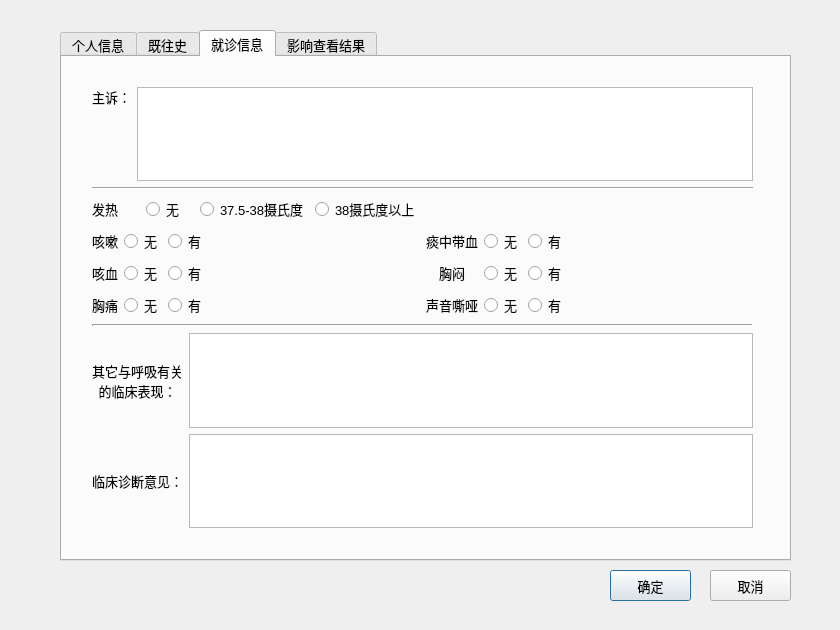
<?xml version="1.0" encoding="UTF-8"?>
<ui version="4.0">
 <class>PatientInfoDialog</class>
 <widget class="QDialog" name="PatientInfoDialog">
  <property name="windowModality">
   <enum>Qt::ApplicationModal</enum>
  </property>
  <property name="geometry">
   <rect>
    <x>0</x>
    <y>0</y>
    <width>840</width>
    <height>630</height>
   </rect>
  </property>
  <property name="font">
   <font>
    <family>Arial</family>
    <pointsize>10</pointsize>
   </font>
  </property>
  <property name="acceptDrops">
   <bool>false</bool>
  </property>
  <property name="windowTitle">
   <string>患者信息</string>
  </property>
  <widget class="QTabWidget" name="tabWidget">
   <property name="geometry">
    <rect>
     <x>60</x>
     <y>30</y>
     <width>731</width>
     <height>531</height>
    </rect>
   </property>
   <property name="font">
    <font>
     <family>Arial</family>
     <pointsize>10</pointsize>
    </font>
   </property>
   <property name="currentIndex">
    <number>2</number>
   </property>
   <widget class="QWidget" name="tab">
    <attribute name="title">
     <string>个人信息</string>
    </attribute>
    <widget class="QSplitter" name="splitter">
     <property name="geometry">
      <rect>
       <x>120</x>
       <y>110</y>
       <width>501</width>
       <height>221</height>
      </rect>
     </property>
     <property name="orientation">
      <enum>Qt::Vertical</enum>
     </property>
     <widget class="QWidget" name="layoutWidget">
      <layout class="QGridLayout" name="gridLayout">
       <item row="0" column="0">
        <widget class="QLabel" name="label">
         <property name="text">
          <string>姓名</string>
         </property>
         <property name="buddy">
          <cstring>nameLineEdit</cstring>
         </property>
        </widget>
       </item>
       <item row="0" column="1">
        <widget class="QLineEdit" name="nameLineEdit"/>
       </item>
       <item row="0" column="2">
        <widget class="QLabel" name="label_5">
         <property name="text">
          <string>性别</string>
         </property>
         <property name="buddy">
          <cstring>sexComboBox</cstring>
         </property>
        </widget>
       </item>
       <item row="0" column="3">
        <widget class="QComboBox" name="sexComboBox">
         <item>
          <property name="text">
           <string>男</string>
          </property>
         </item>
         <item>
          <property name="text">
           <string>女</string>
          </property>
         </item>
        </widget>
       </item>
       <item row="1" column="0">
        <widget class="QLabel" name="label_2">
         <property name="text">
          <string>职业</string>
         </property>
         <property name="buddy">
          <cstring>jobLineEdit</cstring>
         </property>
        </widget>
       </item>
       <item row="1" column="1">
        <widget class="QLineEdit" name="jobLineEdit"/>
       </item>
       <item row="1" column="2">
        <widget class="QLabel" name="label_3">
         <property name="text">
          <string>民族</string>
         </property>
         <property name="buddy">
          <cstring>nationLineEdit</cstring>
         </property>
        </widget>
       </item>
       <item row="1" column="3">
        <widget class="QLineEdit" name="nationLineEdit"/>
       </item>
      </layout>
     </widget>
     <widget class="QWidget" name="layoutWidget">
      <layout class="QGridLayout" name="gridLayout_2">
       <item row="0" column="0">
        <widget class="QLabel" name="label_4">
         <property name="text">
          <string>家庭住址</string>
         </property>
         <property name="buddy">
          <cstring>addressLineEdit</cstring>
         </property>
        </widget>
       </item>
       <item row="0" column="1">
        <widget class="QLineEdit" name="addressLineEdit"/>
       </item>
       <item row="1" column="0">
        <widget class="QLabel" name="label_6">
         <property name="text">
          <string>文化程度</string>
         </property>
         <property name="buddy">
          <cstring>degreeComboBox</cstring>
         </property>
        </widget>
       </item>
       <item row="1" column="1">
        <widget class="QComboBox" name="degreeComboBox">
         <item>
          <property name="text">
           <string>大学以上</string>
          </property>
         </item>
         <item>
          <property name="text">
           <string>大学</string>
          </property>
         </item>
         <item>
          <property name="text">
           <string>高中</string>
          </property>
         </item>
         <item>
          <property name="text">
           <string>初中</string>
          </property>
         </item>
         <item>
          <property name="text">
           <string>小学</string>
          </property>
         </item>
         <item>
          <property name="text">
           <string>文盲或半文盲</string>
          </property>
         </item>
        </widget>
       </item>
      </layout>
     </widget>
    </widget>
   </widget>
   <widget class="QWidget" name="tab_2">
    <property name="font">
     <font>
      <pointsize>10</pointsize>
     </font>
    </property>
    <attribute name="title">
     <string>既往史</string>
    </attribute>
    <widget class="QWidget" name="layoutWidget">
     <property name="geometry">
      <rect>
       <x>30</x>
       <y>20</y>
       <width>671</width>
       <height>451</height>
      </rect>
     </property>
     <layout class="QVBoxLayout" name="verticalLayout">
      <item>
       <layout class="QGridLayout" name="gridLayout_5">
        <item row="0" column="2" rowspan="2">
         <widget class="QPlainTextEdit" name="zhongliuPlainTextEdit"/>
        </item>
        <item row="0" column="0">
         <widget class="QLabel" name="label_7">
          <property name="text">
           <string>肿 瘤 病 史</string>
          </property>
          <property name="alignment">
           <set>Qt::AlignLeading|Qt::AlignLeft|Qt::AlignVCenter</set>
          </property>
         </widget>
        </item>
        <item row="0" column="1">
         <widget class="QComboBox" name="zhongliuComboBox">
          <item>
           <property name="text">
            <string>无</string>
           </property>
          </item>
          <item>
           <property name="text">
            <string>有</string>
           </property>
          </item>
          <item>
           <property name="text">
            <string>不详</string>
           </property>
          </item>
         </widget>
        </item>
       </layout>
      </item>
      <item>
       <widget class="Line" name="line">
        <property name="orientation">
         <enum>Qt::Horizontal</enum>
        </property>
       </widget>
      </item>
      <item>
       <layout class="QGridLayout" name="gridLayout_9">
        <item row="2" column="2">
         <spacer name="verticalSpacer_2">
          <property name="orientation">
           <enum>Qt::Vertical</enum>
          </property>
          <property name="sizeHint" stdset="0">
           <size>
            <width>20</width>
            <height>40</height>
           </size>
          </property>
         </spacer>
        </item>
        <item row="0" column="0">
         <widget class="QLabel" name="label_28">
          <property name="text">
           <string>肺结核病史</string>
          </property>
          <property name="alignment">
           <set>Qt::AlignLeading|Qt::AlignLeft|Qt::AlignVCenter</set>
          </property>
         </widget>
        </item>
        <item row="0" column="2" rowspan="2">
         <widget class="QPlainTextEdit" name="feijiehePlainTextEdit"/>
        </item>
        <item row="0" column="1">
         <widget class="QComboBox" name="feijiheComboBox">
          <item>
           <property name="text">
            <string>无</string>
           </property>
          </item>
          <item>
           <property name="text">
            <string>有</string>
           </property>
          </item>
          <item>
           <property name="text">
            <string>不详</string>
           </property>
          </item>
         </widget>
        </item>
       </layout>
      </item>
      <item>
       <widget class="Line" name="line_2">
        <property name="orientation">
         <enum>Qt::Horizontal</enum>
        </property>
       </widget>
      </item>
      <item>
       <layout class="QHBoxLayout" name="horizontalLayout">
        <item>
         <widget class="QLabel" name="label_17">
          <property name="text">
           <string>粉尘吸入史</string>
          </property>
         </widget>
        </item>
        <item>
         <widget class="QComboBox" name="fenchenComboBox">
          <item>
           <property name="text">
            <string>无</string>
           </property>
          </item>
          <item>
           <property name="text">
            <string>有</string>
           </property>
          </item>
          <item>
           <property name="text">
            <string>不详</string>
           </property>
          </item>
         </widget>
        </item>
        <item>
         <widget class="QLabel" name="label_18">
          <property name="text">
           <string>吸入工作年限</string>
          </property>
         </widget>
        </item>
        <item>
         <widget class="QLineEdit" name="xirunianxianLineEdit">
          <property name="maximumSize">
           <size>
            <width>30</width>
            <height>16777215</height>
           </size>
          </property>
         </widget>
        </item>
        <item>
         <widget class="QLabel" name="label_19">
          <property name="text">
           <string>年   </string>
          </property>
         </widget>
        </item>
        <item>
         <widget class="QLabel" name="label_20">
          <property name="text">
           <string>工种：</string>
          </property>
         </widget>
        </item>
        <item>
         <widget class="QLineEdit" name="gongzhongLineEdit"/>
        </item>
        <item>
         <spacer name="horizontalSpacer_2">
          <property name="orientation">
           <enum>Qt::Horizontal</enum>
          </property>
          <property name="sizeHint" stdset="0">
           <size>
            <width>40</width>
            <height>20</height>
           </size>
          </property>
         </spacer>
        </item>
       </layout>
      </item>
      <item>
       <widget class="Line" name="line_3">
        <property name="orientation">
         <enum>Qt::Horizontal</enum>
        </property>
       </widget>
      </item>
      <item>
       <layout class="QGridLayout" name="gridLayout_6">
        <item row="2" column="2">
         <spacer name="verticalSpacer_4">
          <property name="orientation">
           <enum>Qt::Vertical</enum>
          </property>
          <property name="sizeHint" stdset="0">
           <size>
            <width>20</width>
            <height>40</height>
           </size>
          </property>
         </spacer>
        </item>
        <item row="0" column="0">
         <widget class="QLabel" name="label_21">
          <property name="text">
           <string>遗 传 病 史</string>
          </property>
          <property name="alignment">
           <set>Qt::AlignLeading|Qt::AlignLeft|Qt::AlignVCenter</set>
          </property>
         </widget>
        </item>
        <item row="0" column="2" rowspan="2">
         <widget class="QPlainTextEdit" name="yichuanPlainTextEdit"/>
        </item>
        <item row="0" column="1">
         <widget class="QComboBox" name="yichuanComboBox">
          <item>
           <property name="text">
            <string>无</string>
           </property>
          </item>
          <item>
           <property name="text">
            <string>有</string>
           </property>
          </item>
          <item>
           <property name="text">
            <string>不详</string>
           </property>
          </item>
         </widget>
        </item>
       </layout>
      </item>
      <item>
       <widget class="Line" name="line_4">
        <property name="orientation">
         <enum>Qt::Horizontal</enum>
        </property>
       </widget>
      </item>
      <item>
       <layout class="QHBoxLayout" name="horizontalLayout_2">
        <item>
         <widget class="QLabel" name="label_22">
          <property name="text">
           <string>吸 烟 史    </string>
          </property>
         </widget>
        </item>
        <item>
         <widget class="QComboBox" name="xiyanComboBox">
          <item>
           <property name="text">
            <string>无</string>
           </property>
          </item>
          <item>
           <property name="text">
            <string>有</string>
           </property>
          </item>
          <item>
           <property name="text">
            <string>不详</string>
           </property>
          </item>
         </widget>
        </item>
        <item>
         <widget class="QLabel" name="label_23">
          <property name="text">
           <string>吸烟年限</string>
          </property>
         </widget>
        </item>
        <item>
         <widget class="QLineEdit" name="xiyannianLineEdit">
          <property name="maximumSize">
           <size>
            <width>30</width>
            <height>16777215</height>
           </size>
          </property>
         </widget>
        </item>
        <item>
         <widget class="QLabel" name="label_24">
          <property name="text">
           <string>年    </string>
          </property>
         </widget>
        </item>
        <item>
         <widget class="QLabel" name="label_25">
          <property name="text">
           <string>每天吸烟数</string>
          </property>
         </widget>
        </item>
        <item>
         <widget class="QLineEdit" name="xiyanzhiLineEdit">
          <property name="maximumSize">
           <size>
            <width>30</width>
            <height>30</height>
           </size>
          </property>
         </widget>
        </item>
        <item>
         <widget class="QLabel" name="label_26">
          <property name="text">
           <string>支</string>
          </property>
         </widget>
        </item>
        <item>
         <spacer name="horizontalSpacer">
          <property name="orientation">
           <enum>Qt::Horizontal</enum>
          </property>
          <property name="sizeHint" stdset="0">
           <size>
            <width>40</width>
            <height>20</height>
           </size>
          </property>
         </spacer>
        </item>
       </layout>
      </item>
      <item>
       <widget class="Line" name="line_5">
        <property name="orientation">
         <enum>Qt::Horizontal</enum>
        </property>
       </widget>
      </item>
      <item>
       <layout class="QGridLayout" name="gridLayout_7">
        <item row="0" column="2" rowspan="2">
         <widget class="QPlainTextEdit" name="huxiPlainTextEdit"/>
        </item>
        <item row="0" column="1">
         <widget class="QComboBox" name="huxiComboBox">
          <item>
           <property name="text">
            <string>无</string>
           </property>
          </item>
          <item>
           <property name="text">
            <string>有</string>
           </property>
          </item>
          <item>
           <property name="text">
            <string>不详</string>
           </property>
          </item>
         </widget>
        </item>
        <item row="0" column="0" rowspan="2">
         <widget class="QLabel" name="label_27">
          <property name="text">
           <string>呼 吸 病 史
或 其 他  </string>
          </property>
          <property name="alignment">
           <set>Qt::AlignLeading|Qt::AlignLeft|Qt::AlignTop</set>
          </property>
         </widget>
        </item>
       </layout>
      </item>
     </layout>
    </widget>
   </widget>
   <widget class="QWidget" name="tab_3">
    <attribute name="title">
     <string>就诊信息</string>
    </attribute>
    <widget class="QWidget" name="layoutWidget">
     <property name="geometry">
      <rect>
       <x>30</x>
       <y>30</y>
       <width>661</width>
       <height>441</height>
      </rect>
     </property>
     <layout class="QGridLayout" name="gridLayout_12">
      <item row="6" column="0" colspan="2">
       <layout class="QHBoxLayout" name="horizontalLayout_5">
        <item>
         <widget class="QLabel" name="label_32">
          <property name="text">
           <string>临床诊断意见：</string>
          </property>
          <property name="alignment">
           <set>Qt::AlignCenter</set>
          </property>
         </widget>
        </item>
        <item>
         <widget class="QPlainTextEdit" name="linchuang_PlainTextEdit"/>
        </item>
       </layout>
      </item>
      <item row="3" column="0">
       <layout class="QGridLayout" name="gridLayout_11">
        <item row="0" column="0" colspan="2">
         <widget class="QLabel" name="label_37">
          <property name="text">
           <string>咳嗽</string>
          </property>
          <property name="alignment">
           <set>Qt::AlignCenter</set>
          </property>
         </widget>
        </item>
        <item row="2" column="0" colspan="2">
         <widget class="QLabel" name="label_38">
          <property name="text">
           <string>胸痛</string>
          </property>
          <property name="alignment">
           <set>Qt::AlignCenter</set>
          </property>
         </widget>
        </item>
        <item row="1" column="0" colspan="2">
         <widget class="QLabel" name="label_39">
          <property name="text">
           <string>咳血</string>
          </property>
          <property name="alignment">
           <set>Qt::AlignCenter</set>
          </property>
         </widget>
        </item>
        <item row="0" column="2" colspan="2">
         <widget class="QRadioButton" name="kesou1RadioButton">
          <property name="text">
           <string>无</string>
          </property>
         </widget>
        </item>
        <item row="2" column="2" colspan="2">
         <widget class="QRadioButton" name="xiongtong1RadioButton">
          <property name="text">
           <string>无</string>
          </property>
         </widget>
        </item>
        <item row="2" column="4">
         <widget class="QRadioButton" name="xiongtong2RadioButton">
          <property name="text">
           <string>有</string>
          </property>
         </widget>
        </item>
        <item row="1" column="4">
         <widget class="QRadioButton" name="kexue2RadioButton">
          <property name="text">
           <string>有</string>
          </property>
         </widget>
        </item>
        <item row="1" column="2" colspan="2">
         <widget class="QRadioButton" name="kexue1RadioButton">
          <property name="text">
           <string>无</string>
          </property>
         </widget>
        </item>
        <item row="0" column="4">
         <widget class="QRadioButton" name="kesou2RadioButton">
          <property name="text">
           <string>有</string>
          </property>
         </widget>
        </item>
        <item row="0" column="5">
         <spacer name="horizontalSpacer_4">
          <property name="orientation">
           <enum>Qt::Horizontal</enum>
          </property>
          <property name="sizeHint" stdset="0">
           <size>
            <width>40</width>
            <height>20</height>
           </size>
          </property>
         </spacer>
        </item>
       </layout>
      </item>
      <item row="0" column="0" colspan="2">
       <layout class="QHBoxLayout" name="horizontalLayout_6">
        <item>
         <widget class="QLabel" name="label_29">
          <property name="text">
           <string>主诉：</string>
          </property>
          <property name="alignment">
           <set>Qt::AlignHCenter|Qt::AlignTop</set>
          </property>
         </widget>
        </item>
        <item>
         <widget class="QPlainTextEdit" name="zhusu_PlainTextEdit"/>
        </item>
       </layout>
      </item>
      <item row="2" column="0">
       <layout class="QHBoxLayout" name="fareHorizontalLayout">
        <item>
         <widget class="QLabel" name="label_30">
          <property name="text">
           <string>发热</string>
          </property>
         </widget>
        </item>
        <item>
         <widget class="QRadioButton" name="fare1RadioButton">
          <property name="text">
           <string>无</string>
          </property>
         </widget>
        </item>
        <item>
         <widget class="QRadioButton" name="fare2RadioButton">
          <property name="text">
           <string>37.5-38摄氏度</string>
          </property>
         </widget>
        </item>
        <item>
         <widget class="QRadioButton" name="fare3RadioButton">
          <property name="text">
           <string>38摄氏度以上</string>
          </property>
         </widget>
        </item>
       </layout>
      </item>
      <item row="4" column="0" colspan="2">
       <widget class="Line" name="line_6">
        <property name="lineWidth">
         <number>2</number>
        </property>
        <property name="orientation">
         <enum>Qt::Horizontal</enum>
        </property>
       </widget>
      </item>
      <item row="5" column="0" colspan="2">
       <layout class="QHBoxLayout" name="horizontalLayout_4">
        <item>
         <widget class="QLabel" name="label_31">
          <property name="text">
           <string>其它与呼吸有关
的临床表现：</string>
          </property>
          <property name="alignment">
           <set>Qt::AlignCenter</set>
          </property>
         </widget>
        </item>
        <item>
         <widget class="QPlainTextEdit" name="qita_PlainTextEdit"/>
        </item>
       </layout>
      </item>
      <item row="1" column="0" colspan="2">
       <widget class="Line" name="line_7">
        <property name="orientation">
         <enum>Qt::Horizontal</enum>
        </property>
       </widget>
      </item>
      <item row="3" column="1">
       <layout class="QGridLayout" name="gridLayout_10">
        <item row="0" column="2" colspan="2">
         <widget class="QRadioButton" name="tanzhongdaixue1RadioButton">
          <property name="text">
           <string>无</string>
          </property>
         </widget>
        </item>
        <item row="0" column="4">
         <widget class="QRadioButton" name="tanzhongdaixue2RadioButton">
          <property name="text">
           <string>有</string>
          </property>
         </widget>
        </item>
        <item row="0" column="5">
         <spacer name="horizontalSpacer_3">
          <property name="orientation">
           <enum>Qt::Horizontal</enum>
          </property>
          <property name="sizeHint" stdset="0">
           <size>
            <width>40</width>
            <height>20</height>
           </size>
          </property>
         </spacer>
        </item>
        <item row="0" column="0" colspan="2">
         <widget class="QLabel" name="label_34">
          <property name="text">
           <string>痰中带血</string>
          </property>
          <property name="alignment">
           <set>Qt::AlignCenter</set>
          </property>
         </widget>
        </item>
        <item row="1" column="4">
         <widget class="QRadioButton" name="xiongmen2RadioButton">
          <property name="text">
           <string>有</string>
          </property>
         </widget>
        </item>
        <item row="1" column="0" colspan="2">
         <widget class="QLabel" name="label_35">
          <property name="text">
           <string>胸闷</string>
          </property>
          <property name="alignment">
           <set>Qt::AlignCenter</set>
          </property>
         </widget>
        </item>
        <item row="2" column="2" colspan="2">
         <widget class="QRadioButton" name="shengyinsiya1RadioButton">
          <property name="text">
           <string>无</string>
          </property>
         </widget>
        </item>
        <item row="2" column="0" colspan="2">
         <widget class="QLabel" name="label_36">
          <property name="text">
           <string>声音嘶哑</string>
          </property>
          <property name="alignment">
           <set>Qt::AlignCenter</set>
          </property>
         </widget>
        </item>
        <item row="1" column="2" colspan="2">
         <widget class="QRadioButton" name="xiongmen1RadioButton">
          <property name="text">
           <string>无</string>
          </property>
         </widget>
        </item>
        <item row="2" column="4">
         <widget class="QRadioButton" name="shengyinsiya2RadioButton">
          <property name="text">
           <string>有</string>
          </property>
         </widget>
        </item>
       </layout>
      </item>
     </layout>
    </widget>
    <zorder>layoutWidget</zorder>
    <zorder>groupBox</zorder>
   </widget>
   <widget class="QWidget" name="tab_4">
    <attribute name="title">
     <string>影响查看结果</string>
    </attribute>
   </widget>
  </widget>
  <widget class="QPushButton" name="acceptButton">
   <property name="geometry">
    <rect>
     <x>610</x>
     <y>570</y>
     <width>81</width>
     <height>31</height>
    </rect>
   </property>
   <property name="font">
    <font>
     <pointsize>10</pointsize>
    </font>
   </property>
   <property name="text">
    <string>确定</string>
   </property>
  </widget>
  <widget class="QPushButton" name="cancelButton">
   <property name="geometry">
    <rect>
     <x>710</x>
     <y>570</y>
     <width>81</width>
     <height>31</height>
    </rect>
   </property>
   <property name="font">
    <font>
     <pointsize>10</pointsize>
    </font>
   </property>
   <property name="text">
    <string>取消</string>
   </property>
  </widget>
  <zorder>tabWidget</zorder>
  <zorder>acceptButton</zorder>
  <zorder>cancelButton</zorder>
  <zorder></zorder>
  <zorder>horizontalSpacer_3</zorder>
 </widget>
 <tabstops>
  <tabstop>nameLineEdit</tabstop>
  <tabstop>sexComboBox</tabstop>
  <tabstop>jobLineEdit</tabstop>
  <tabstop>nationLineEdit</tabstop>
  <tabstop>addressLineEdit</tabstop>
  <tabstop>degreeComboBox</tabstop>
  <tabstop>zhongliuComboBox</tabstop>
  <tabstop>zhongliuPlainTextEdit</tabstop>
  <tabstop>feijiheComboBox</tabstop>
  <tabstop>feijiehePlainTextEdit</tabstop>
  <tabstop>fenchenComboBox</tabstop>
  <tabstop>xirunianxianLineEdit</tabstop>
  <tabstop>gongzhongLineEdit</tabstop>
  <tabstop>yichuanComboBox</tabstop>
  <tabstop>yichuanPlainTextEdit</tabstop>
  <tabstop>xiyanComboBox</tabstop>
  <tabstop>xiyannianLineEdit</tabstop>
  <tabstop>xiyanzhiLineEdit</tabstop>
  <tabstop>huxiComboBox</tabstop>
  <tabstop>huxiPlainTextEdit</tabstop>
  <tabstop>tabWidget</tabstop>
  <tabstop>acceptButton</tabstop>
  <tabstop>cancelButton</tabstop>
 </tabstops>
 <resources/>
 <connections>
  <connection>
   <sender>cancelButton</sender>
   <signal>clicked()</signal>
   <receiver>PatientInfoDialog</receiver>
   <slot>reject()</slot>
   <hints>
    <hint type="sourcelabel">
     <x>185</x>
     <y>437</y>
    </hint>
    <hint type="destinationlabel">
     <x>278</x>
     <y>446</y>
    </hint>
   </hints>
  </connection>
  <connection>
   <sender>acceptButton</sender>
   <signal>clicked()</signal>
   <receiver>PatientInfoDialog</receiver>
   <slot>accept()</slot>
   <hints>
    <hint type="sourcelabel">
     <x>89</x>
     <y>441</y>
    </hint>
    <hint type="destinationlabel">
     <x>41</x>
     <y>442</y>
    </hint>
   </hints>
  </connection>
 </connections>
</ui>
